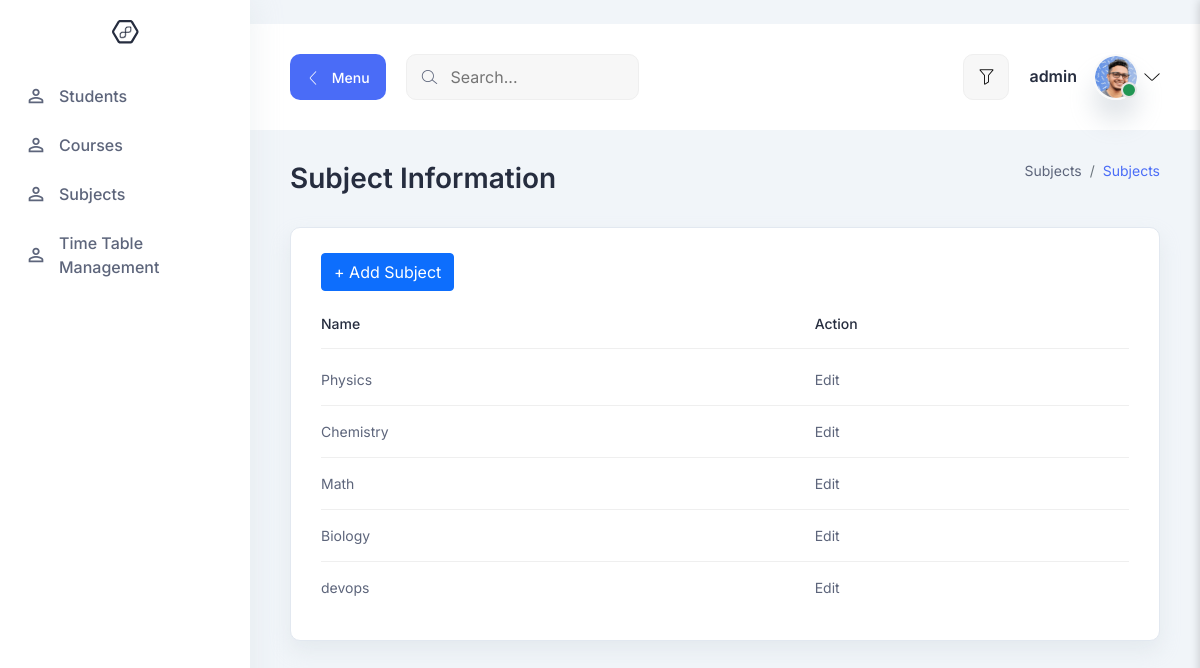
Page /all-subjects (signed in) on the earlier database version.
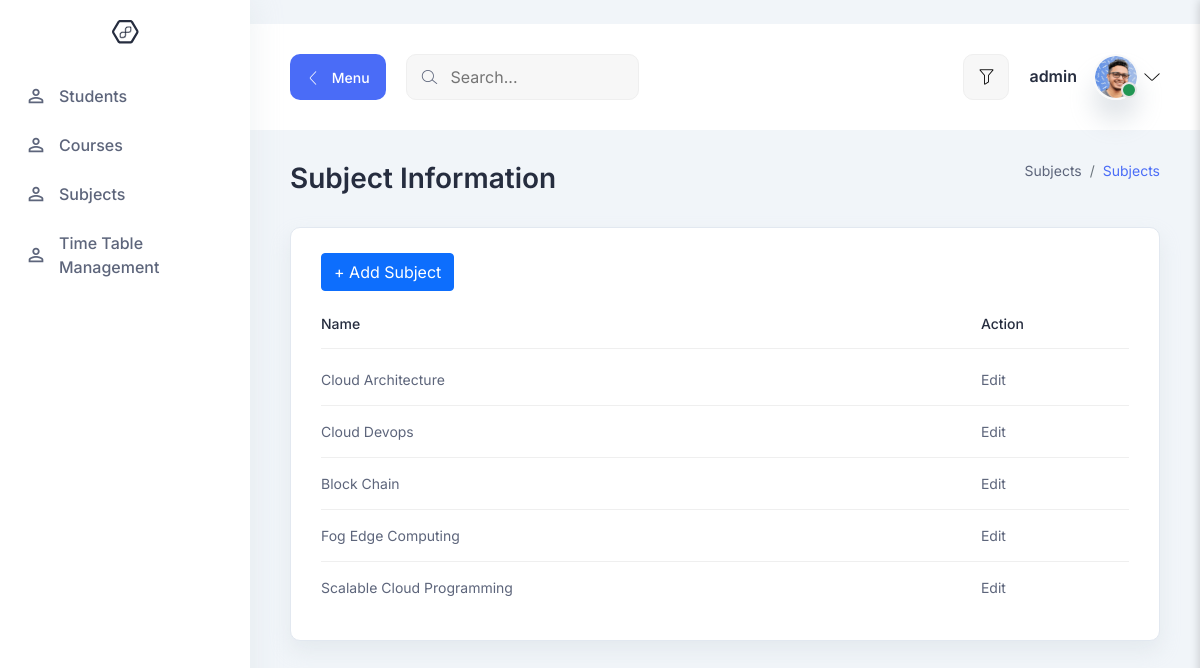
Same page on the later database version.
### src/models.py (models this page shows, shortened)
class subject(models.Model):
    subject_name = models.CharField(max_length=100)

### src/views.py (the view)
# urls.py: path('all-subjects', all_subject, name='all-subjects'),
@login_required(login_url='teacher-login')
def all_subject(request):
    get_subjects = subject.objects.all()
    return render(request, 'subjects.html', {'subjects': get_subjects})

### src/templates/subjects.html
{% extends 'base.html' %}
{% block content %}
<section class="table-components">
    <div class="container-fluid">
      <div class="title-wrapper pt-30">
        <div class="row align-items-center">
          <div class="col-md-6">
            <div class="title mb-30">
              <h2>Subject Information</h2>
            </div>
          </div>
          <div class="col-md-6">
            <div class="breadcrumb-wrapper mb-30">
              <nav aria-label="breadcrumb">
                <ol class="breadcrumb">
                  <li class="breadcrumb-item">
                    <a href="#0">Subjects</a>
                  </li>
                  <li class="breadcrumb-item active" aria-current="page">
                    Subjects
                  </li>
                </ol>
              </nav>
            </div>
          </div>
        </div>
      </div>
      <div class="tables-wrapper">
        <div class="row">
          <div class="col-lg-12">
            <div class="card-style mb-30">
              <h6 class="mb-10">
                   <a class="btn btn-primary"  href="/add-subjects" role="button">+ Add Subject</a>
            </h6>
              <div class="table-responsive">
                <table class="table">
                  <thead>
                    <tr>
                      <th><h6>Name</h6></th>
                        <th><h6>Action</h6></th>
                    </tr>
                  </thead>
                  <tbody>
                    {% for s in  subjects %}
                    <tr>
                        <td><p>{{ s.subject_name }}</p></td>
                        <td><p>
                            <a href="/update-subject/{{s.id}}">Edit</a>
                        </p></td>
                    </tr>
                {% endfor %}
                  </tbody>
                </table>
              </div>
            </div>
          </div>
        </div>
      </div>
    </div>
  </section>
{% endblock %}

Differences in the rows shown:
changed subject: subject_name "Physics" → "Cloud Architecture"
changed subject: subject_name "Chemistry" → "Cloud Devops"
changed subject: subject_name "Math" → "Block Chain"
changed subject: subject_name "Biology" → "Fog Edge Computing"
changed subject: subject_name "devops" → "Scalable Cloud Programming"
